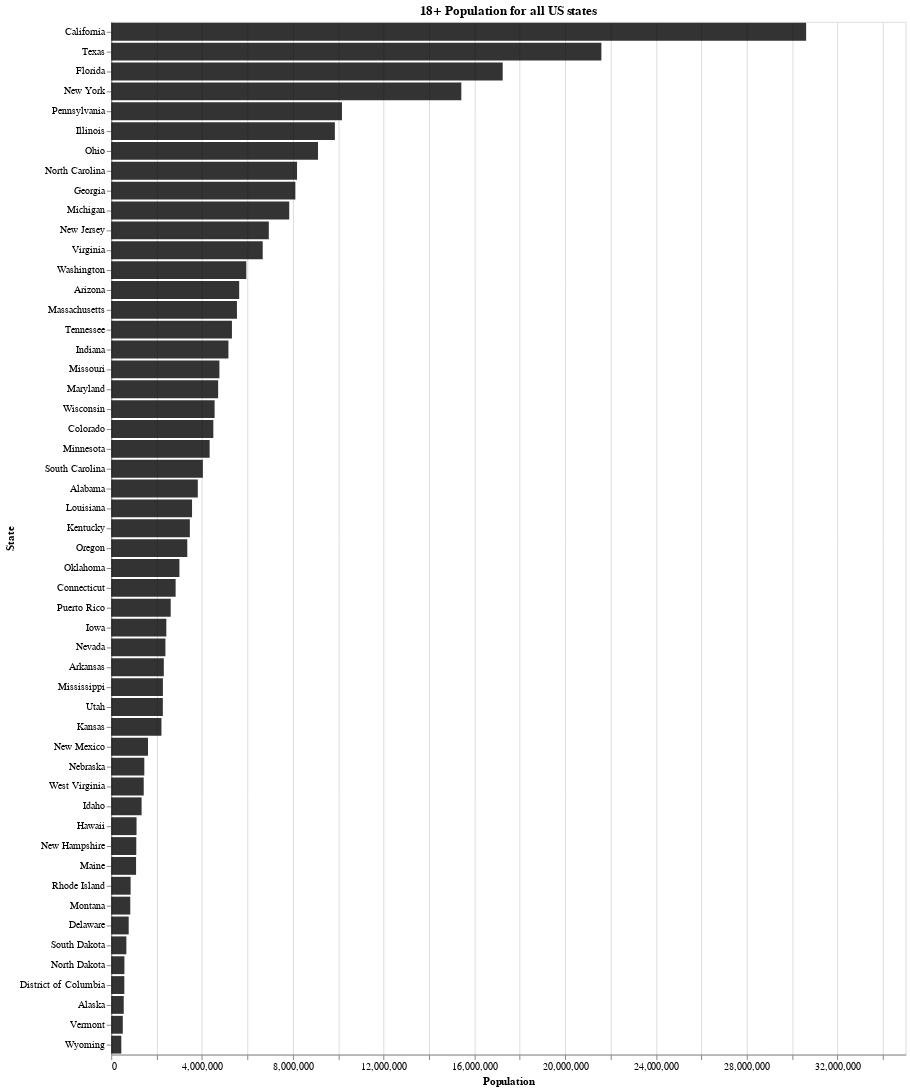

Write notebook code for a chart like this one.
### Code cell
chart = alt.Chart(census_data).mark_bar(color='black',opacity=0.8).encode(
    y = alt.Y('NAME',title = 'State').sort('-x'),
    x = alt.X('POP:Q',title = 'Population')
).properties(width=800,title="18+ Population for all US states")

chart

### Figure 1 — Vega-Lite specification as saved in the notebook (floating-point values rounded to 4 significant figures)
{"config": {"view": {"continuousWidth": 300, "continuousHeight": 300}}, "data": {"name": "data-c525e9befdca47f9d5a6527d3d96cd6c"}, "mark": {"type": "bar", "color": "black", "opacity": 0.8}, "encoding": {"x": {"field": "POP", "title": "Population", "type": "quantitative"}, "y": {"field": "NAME", "sort": "-x", "title": "State", "type": "nominal"}}, "title": "18+ Population for all US states", "width": 800, "$schema": "https://vega.github.io/schema/vega-lite/v5.16.3.json", "datasets": {"data-c525e9befdca47f9d5a6527d3d96cd6c": [{"NAME": "Mississippi", "POP": "2277566", "AGEGROUP": "29", "state": "28"}, {"NAME": "Missouri", "POP": "4766843", "AGEGROUP": "29", "state": "29"}, {"NAME": "Montana", "POP": "840190", "AGEGROUP": "29", "state": "30"}, {"NAME": "Nebraska", "POP": "1458334", "AGEGROUP": "29", "state": "31"}, {"NAME": "Nevada", "POP": "2387517", "AGEGROUP": "29", "state": "32"}, {"NAME": "New Hampshire", "POP": "1104458", "AGEGROUP": "29", "state": "33"}, {"NAME": "New Jersey", "POP": "6943612", "AGEGROUP": "29", "state": "34"}, {"NAME": "New Mexico", "POP": "1620991", "AGEGROUP": "29", "state": "35"}, {"NAME": "New York", "POP": "15425262", "AGEGROUP": "29", "state": "36"}, {"NAME": "North Carolina", "POP": "8187369", "AGEGROUP": "29", "state": "37"}, {"NAME": "North Dakota", "POP": "581891", "AGEGROUP": "29", "state": "38"}, {"NAME": "Ohio", "POP": "9111081", "AGEGROUP": "29", "state": "39"}, {"NAME": "Oklahoma", "POP": "3004733", "AGEGROUP": "29", "state": "40"}, {"NAME": "Oregon", "POP": "3351175", "AGEGROUP": "29", "state": "41"}, {"NAME": "Pennsylvania", "POP": "10167376", "AGEGROUP": "29", "state": "42"}, {"NAME": "Rhode Island", "POP": "854866", "AGEGROUP": "29", "state": "44"}, {"NAME": "South Carolina", "POP": "4037531", "AGEGROUP": "29", "state": "45"}, {"NAME": "South Dakota", "POP": "667558", "AGEGROUP": "29", "state": "46"}, {"NAME": "Tennessee", "POP": "5319123", "AGEGROUP": "29", "state": "47"}, {"NAME": "Texas", "POP": "21596071", "AGEGROUP": "29", "state": "48"}, {"NAME": "Vermont", "POP": "509984", "AGEGROUP": "29", "state": "50"}, {"NAME": "Utah", "POP": "2274774", "AGEGROUP": "29", "state": "49"}, {"NAME": "Virginia", "POP": "6674671", "AGEGROUP": "29", "state": "51"}, {"NAME": "Washington", "POP": "5951832", "AGEGROUP": "29", "state": "53"}, {"NAME": "West Virginia", "POP": "1432580", "AGEGROUP": "29", "state": "54"}, {"NAME": "Wisconsin", "POP": "4555837", "AGEGROUP": "29", "state": "55"}, {"NAME": "Wyoming", "POP": "445025", "AGEGROUP": "29", "state": "56"}, {"NAME": "Puerto Rico", "POP": "2620963", "AGEGROUP": "29", "state": "72"}, {"NAME": "Alabama", "POP": "3814879", "AGEGROUP": "29", "state": "01"}, {"NAME": "Alaska", "POP": "551562", "AGEGROUP": "29", "state": "02"}, {"NAME": "Arizona", "POP": "5638481", "AGEGROUP": "29", "state": "04"}, {"NAME": "Arkansas", "POP": "2317649", "AGEGROUP": "29", "state": "05"}, {"NAME": "California", "POP": "30617582", "AGEGROUP": "29", "state": "06"}, {"NAME": "Colorado", "POP": "4499217", "AGEGROUP": "29", "state": "08"}, {"NAME": "Delaware", "POP": "770192", "AGEGROUP": "29", "state": "10"}, {"NAME": "District of Columbia", "POP": "577581", "AGEGROUP": "29", "state": "11"}, {"NAME": "Connecticut", "POP": "2837847", "AGEGROUP": "29", "state": "09"}, {"NAME": "Florida", "POP": "17247808", "AGEGROUP": "29", "state": "12"}, {"NAME": "Georgia", "POP": "8113542", "AGEGROUP": "29", "state": "13"}, {"NAME": "Idaho", "POP": "1338864", "AGEGROUP": "29", "state": "16"}, {"NAME": "Hawaii", "POP": "1116004", "AGEGROUP": "29", "state": "15"}, {"NAME": "Illinois", "POP": "9853946", "AGEGROUP": "29", "state": "17"}, {"NAME": "Indiana", "POP": "5164245", "AGEGROUP": "29", "state": "18"}, {"NAME": "Iowa", "POP": "2428229", "AGEGROUP": "29", "state": "19"}, {"NAME": "Kansas", "POP": "2213064", "AGEGROUP": "29", "state": "20"}, {"NAME": "Kentucky", "POP": "3464802", "AGEGROUP": "29", "state": "21"}, {"NAME": "Louisiana", "POP": "3561164", "AGEGROUP": "29", "state": "22"}, {"NAME": "Maine", "POP": "1095370", "AGEGROUP": "29", "state": "23"}, {"NAME": "Maryland", "POP": "4710993", "AGEGROUP": "29", "state": "24"}, {"NAME": "Massachusetts", "POP": "5539703", "AGEGROUP": "29", "state": "25"}, {"NAME": "Michigan", "POP": "7842924", "AGEGROUP": "29", "state": "26"}, {"NAME": "Minnesota", "POP": "4336475", "AGEGROUP": "29", "state": "27"}]}}
